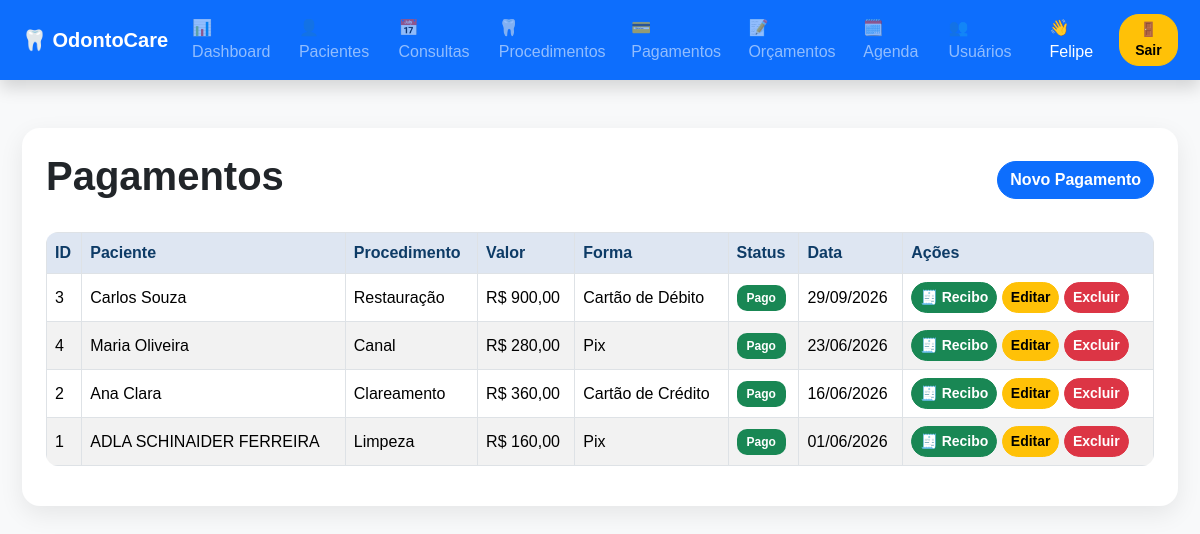
Screenshot of /OdontoCare-main/pagamento.php (signed in) with the database file from the repository.
### tables this page shows
CREATE TABLE IF NOT EXISTS `pagamento` (
  `idPagamento` int(11) NOT NULL AUTO_INCREMENT,
  `valorTotal` decimal(10,2) NOT NULL,
  `formaPagamento` varchar(30) DEFAULT NULL,
  `statusPagamento` varchar(30) DEFAULT NULL,
  `dataPagamento` date DEFAULT NULL,
  `idConsulta` int(11) NOT NULL,
  PRIMARY KEY (`idPagamento`),
  KEY `idConsulta` (`idConsulta`),
  CONSTRAINT `pagamento_ibfk_1` FOREIGN KEY (`idConsulta`) REFERENCES `consulta` (`idConsulta`)
);

CREATE TABLE IF NOT EXISTS `paciente` (
  `idPaciente` int(11) NOT NULL AUTO_INCREMENT,
  `nome` varchar(200) NOT NULL,
  `cpf` varchar(14) NOT NULL,
  `telefone` varchar(20) DEFAULT NULL,
  `email` varchar(200) DEFAULT NULL,
  `cep` varchar(10) DEFAULT NULL,
  `logradouro` varchar(100) DEFAULT NULL,
  `numero` varchar(10) DEFAULT NULL,
  `bairro` varchar(60) DEFAULT NULL,
  `cidade` varchar(60) DEFAULT NULL,
  `estado` varchar(2) DEFAULT NULL,
  `dataNascimento` date DEFAULT NULL,
  `historicoOdontologico` text DEFAULT NULL,
  `alergias` text DEFAULT NULL,
  `exames` text DEFAULT NULL,
  `tratamentosAnteriores` text DEFAULT NULL,
  `prontuarioClinicoDigital` text DEFAULT NULL,
  PRIMARY KEY (`idPaciente`),
  UNIQUE KEY `cpf` (`cpf`)
);

CREATE TABLE IF NOT EXISTS `procedimento` (
  `idProcedimento` int(11) NOT NULL AUTO_INCREMENT,
  `nomeProcedimento` varchar(200) NOT NULL,
  `descricao` text DEFAULT NULL,
  `valorProcedimento` decimal(10,2) DEFAULT NULL,
  PRIMARY KEY (`idProcedimento`)
);

### OdontoCare-main/permissao.php (called while the page is built, shortened)
<?php
function podeEditar()
{
    return isset($_SESSION["tipoUsuario"]) &&
    in_array(
        $_SESSION["tipoUsuario"],
        ["Administrador", "Secretaria", "Secretária"]
    );
}

### OdontoCare-main/dao/PagamentoDao.php (called while the page is built, shortened)
<?php
class PagamentoDao
{
    public function read()
    {
        try {
            $pdo = conexao::conectar();
            $sql = "SELECT
                        pg.idPagamento,
                        pg.valorTotal,
                        pg.formaPagamento,
                        pg.statusPagamento,
                        pg.dataPagamento,
                        pg.idConsulta,
                        p.nome AS nomePaciente,
                        pr.nomeProcedimento
                    FROM pagamento pg
                    INNER JOIN consulta c ON pg.idConsulta = c.idConsulta
                    INNER JOIN paciente p ON c.idPaciente = p.idPaciente
                    INNER JOIN procedimento pr ON c.idProcedimento = pr.idProcedimento
                    ORDER BY pg.dataPagamento DESC";
            $resultado = $pdo->query($sql);
            $lista = [];
            foreach($resultado as $linha) {
                $lista[] = $linha;
            }
            return $lista;
        } catch(PDOException $exception) {
            die("Erro ao listar pagamentos: " . $exception->getMessage());
        }
    }
}

### OdontoCare-main/pagamento.php (the view, shortened to what this page needs)
<?php
include_once "permissao.php";
include_once "dao/PagamentoDao.php";
$pagamentoDao = new PagamentoDao();
$lista = $pagamentoDao->read();
?>
<!DOCTYPE html>
<html>
<head>
    <link href="https://cdn.jsdelivr.net/npm/bootstrap@5.3.3/dist/css/bootstrap.min.css" rel="stylesheet">
    <link href="style.css" rel="stylesheet">
</head>
<body class="bg-light">
<?php include_once "navbar.php"; ?>
<div class="container mt-5">
    <div class="card shadow p-4">
        <div class="d-flex justify-content-between align-items-center mb-4">
            <h1>Pagamentos</h1>
            <?php if(podeEditar()){ ?>
                <a href="formPagamento.php" class="btn btn-primary">
                    Novo Pagamento
                </a>
            <?php } ?>
        </div>
        <table class="table table-striped table-bordered align-middle">
            <tr>
                <th>ID</th>
                <th>Paciente</th>
                <th>Procedimento</th>
                <th>Valor</th>
                <th>Forma</th>
                <th>Status</th>
                <th>Data</th>
                <?php if(podeEditar()){ ?>
                    <th>Ações</th>
                <?php } ?>
            </tr>
            <?php foreach($lista as $pagamento){ ?>
            <tr>
                <td><?= $pagamento["idPagamento"] ?></td>
                <td><?= $pagamento["nomePaciente"] ?></td>
                <td><?= $pagamento["nomeProcedimento"] ?></td>
                <td>
                    R$ <?= number_format($pagamento["valorTotal"], 2, ',', '.') ?>
                </td>
                <td><?= $pagamento["formaPagamento"] ?></td>
                <td>
                    <?php
                        if($pagamento["statusPagamento"] == "Pago"){
                            echo '<span class="badge bg-success">Pago</span>';
                        }
                        elseif($pagamento["statusPagamento"] == "Pendente"){
                            echo '<span class="badge bg-warning text-dark">Pendente</span>';
                        }
                        else{
                            echo '<span class="badge bg-danger">Cancelado</span>';
                        }
                    ?>
                </td>
                <td>
                    <?= date("d/m/Y", strtotime($pagamento["dataPagamento"])) ?>
                </td>
                <?php if(podeEditar()){ ?>
                    <td>
                        <a href="recibo.php?id=<?= $pagamento["idPagamento"] ?>"
                            class="btn btn-success btn-sm"
                            target="_blank">
                            🧾 Recibo
                        </a>
                        <a href="formPagamento.php?id=<?= $pagamento["idPagamento"] ?>"
                            class="btn btn-warning btn-sm">
                            Editar
                        </a>
                        <a href="controller/PagamentoController.php?id=<?= $pagamento["idPagamento"] ?>"
                            class="btn btn-danger btn-sm"
                            onclick="return confirm('Deseja excluir este pagamento?')">
                            Excluir
                        </a>
                    </td>
                <?php } ?>
            </tr>
            <?php } ?>
        </table>
    </div>
</div>
</body>
</html>

### OdontoCare-main/style.css (style rules this page uses)
body { background: #f4f8fb !important; font-family: Arial, Helvetica, sans-serif; }
.container { max-width: 1180px; }
.card { border: none !important; border-radius: 18px !important; box-shadow: 0 8px 25px rgba(0, 0, 0, 0.08) !important; }
.table { background: #fff; border-radius: 12px; overflow: hidden; }
.table th { background: #eaf2ff !important; color: #0d3b66; font-weight: 700; }
.btn { border-radius: 20px; font-weight: 600; }
h1, h2, h3, h4 { font-weight: 700; }
.badge { padding: 7px 10px; border-radius: 10px; }

### rows the page displays
pagamento: idPagamento "3", paciente.nome "Carlos Souza", procedimento.nomeProcedimento "Restauração", valorTotal "900,00", formaPagamento "Cartão de Débito", statusPagamento "Pago", dataPagamento "29/09/2026"
pagamento: idPagamento "4", paciente.nome "Maria Oliveira", procedimento.nomeProcedimento "Canal", valorTotal "280,00", formaPagamento "Pix", statusPagamento "Pago", dataPagamento "23/06/2026"
pagamento: idPagamento "2", paciente.nome "Ana Clara", procedimento.nomeProcedimento "Clareamento", valorTotal "360,00", formaPagamento "Cartão de Crédito", statusPagamento "Pago", dataPagamento "16/06/2026"
pagamento: idPagamento "1", paciente.nome "ADLA SCHINAIDER FERREIRA", procedimento.nomeProcedimento "Limpeza", valorTotal "160,00", formaPagamento "Pix", statusPagamento "Pago", dataPagamento "01/06/2026"

### other values shown
$_SESSION["usuario"] "Felipe"
